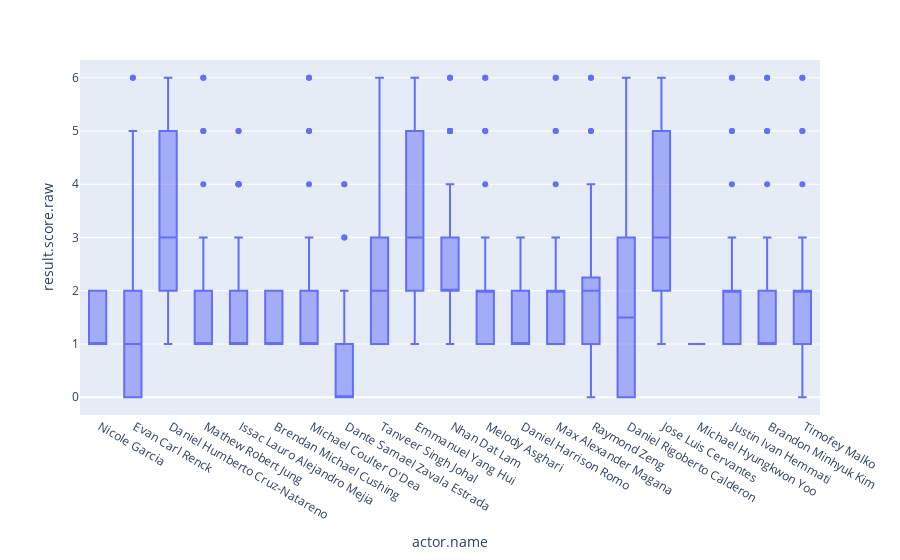

Notebook cell for this chart:
### Code cell
# lets get a blox plot for each module
# https://stackoverflow.com/questions/17071871/how-do-i-select-rows-from-a-dataframe-based-on-column-values
temp = base_df.loc[base_df['object.definition.name.en-US'] == "Week 5 Module 12: Friction"].copy()
fig = px.box(temp, x='actor.name', y = 'result.score.raw' )
fig.show()

### Figure 1 — Plotly figure (JSON) as saved in the notebook; plotly's stock layout.template omitted (floating-point values rounded to 4 significant figures; data arrays with more than 128 entries replaced by an {"elided": "..."} marker saying what was removed)
{"data": [{"alignmentgroup": "True", "hovertemplate": "actor.name=%{x}<br>result.score.raw=%{y}<extra></extra>", "legendgroup": "", "marker": {"color": "#636efa"}, "name": "", "notched": false, "offsetgroup": "", "orientation": "v", "showlegend": false, "type": "box", "x": {"elided": "1686 str values"}, "x0": " ", "xaxis": "x", "y": {"elided": "1686 int values"}, "y0": " ", "yaxis": "y"}], "layout": {"boxmode": "group", "legend": {"tracegroupgap": 0}, "margin": {"t": 60}, "xaxis": {"anchor": "y", "domain": [0, 1], "title": {"text": "actor.name"}}, "yaxis": {"anchor": "x", "domain": [0, 1], "title": {"text": "result.score.raw"}}}}
